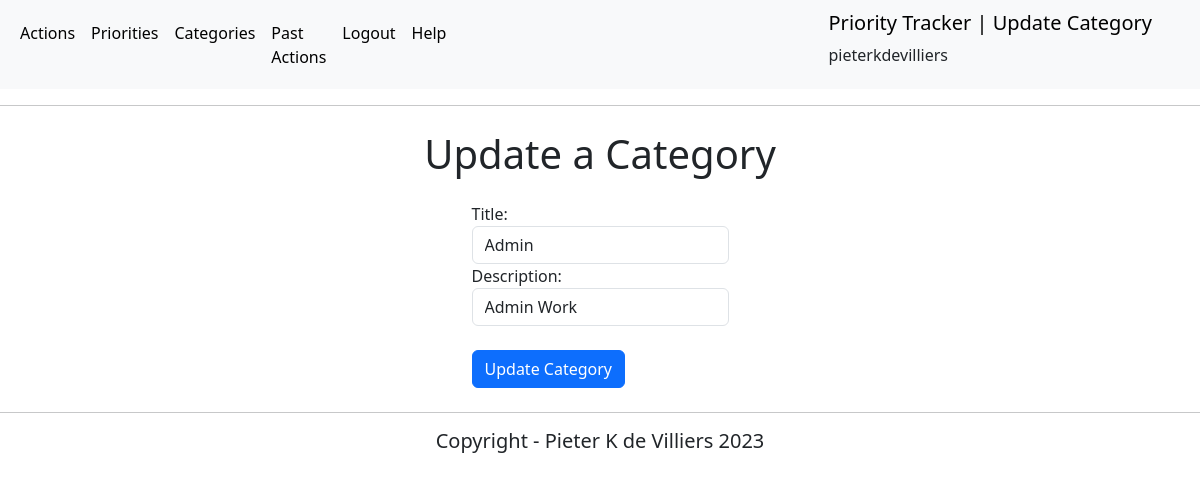
The app's page /update-category/10/ (signed in) with its own data.
### actions/models.py (models this page shows, shortened)
class User(AbstractUser):
    email = models.EmailField(unique=True)

class Category(models.Model):
    title = models.CharField(max_length=50, null=False, blank=False)
    description = models.CharField(max_length=150)
    user = models.ForeignKey(
        settings.AUTH_USER_MODEL, on_delete=models.CASCADE, related_name="categories", null=True)

### actions/views.py (the view)
# urls.py: path('update-category/<str:pk>/', views.update_category, name='update_category'),
@login_required(login_url='login')
def update_category(request, pk):
    category = get_object_or_404(Category, id=pk)
    categoryform = CategoryForm(instance=category)
    current_user = request.user
    user_id = current_user.id
    username = current_user.username
    page_title = 'Update Category'
    if request.method == "POST":
        categoryform = CategoryForm(request.POST, instance=category)
        if categoryform.is_valid():
            categoryform.save()
            messages.success(request, "Category updated successfully")
            return redirect('/categories/')
    context = {
        'categoryform': categoryform,
        "username": username,
        "user_id": user_id,
        'page_title': page_title
        }
    return render(request, 'actions/update_category.html', context)

### actions/forms.py
class CategoryForm(ModelForm):
    class Meta:
        model = Category
        fields = ['title', 'description']
        widgets = {
                'title': forms.TextInput(attrs={'class': 'form-control'}),
                'description': forms.TextInput(attrs={'class': 'form-control'}),
            }

### actions/templates/actions/update_category.html (shortened to what this page needs)
{% extends 'actions/main.html' %}
{% block content %}
<body>
    <h1 class="d-flex p-2 justify-content-center">Update a Category</h1>
    <div class="d-flex justify-content-center mb-3 form-group p-2">
        <form method="POST" action="">
            {{categoryform}}
            <br>
            <button class="btn btn-primary" type="submit" name="Update Category">Update Category</button>
        </form>
    </div>
</body>
{% endblock %}

### actions/templates/actions/main.html (shortened to what this page needs)
<!DOCTYPE html>
<html lang="en">
<head>
    {% load static %}
    <link href="https://cdn.jsdelivr.net/npm/bootstrap@5.3.0-alpha1/dist/css/bootstrap.min.css" rel="stylesheet">
    <link href="https://cdnjs.cloudflare.com/ajax/libs/font-awesome/6.2.1/css/all.min.css" rel="stylesheet" type="text/css">
    <link href="{% static 'css/style.css' %}" rel="stylesheet" type="text/css">
</head>
<body>
    <nav class="navbar navbar-expand-lg bg-body-tertiary">
        <div class="container-fluid">
          <div class="collapse navbar-collapse" id="navbarSupportedContent">
            <ul class="navbar-nav me-auto mb-2 mb-lg-0">
              <li class="nav-item">
                <a class="nav-link active" aria-label="Actions" aria-current="page" href="{% url 'get_action_list' %}">Actions</a>
              </li>
              <li class="nav-item">
                <a class="nav-link active" aria-label="Priorities" aria-current="page" href="{% url 'get_priorities_list' %}">Priorities</a>
              </li>
              <li class="nav-item">
                <a class="nav-link active" aria-label="Categories" aria-current="page" href="{% url 'get_categories_list' %}">Categories</a>
              </li>
              <li class="nav-item">
                <a id="get-filtered-actions" aria-label="Past Actions" class="nav-link active" aria-current="page" href="{% url 'get_filtered_action_list' %}">Past Actions</a>
              </li>
              <li class="nav-item">
                <a class="nav-link active" aria-label="Logout" aria-current="page" href="{% url 'logout' %}">Logout</a>
              </li>
              <li class="nav-item">
                <a class="nav-link active" aria-label="Help" aria-current="page" href="{% url 'help' %}">Help</a>
              </li>
            </ul>
          </div>
          <div class="container d-flex justify-content-end">
            <div>
              <a class="navbar-brand p-2" href="/actions">Priority Tracker | {{ page_title }}</a>
              <h6 class="p-2">{{ username }}</h6>
            </div>
          </div>
        </div>
      </nav>
    <hr>
    {% block content %}
    {% endblock %}
    <hr>
    <div class="d-flex justify-content-center">
      <h5>Copyright - Pieter K de Villiers 2023</h5>
    </div>
</body>
</html>

### static/css/style.css (style rules this page uses)
a { text-decoration: none; }

### records on screen
User: username "pieterkdevilliers"
Category: title "Admin", description "Admin Work"

### other values on screen
{{ page_title }} "Update Category"
